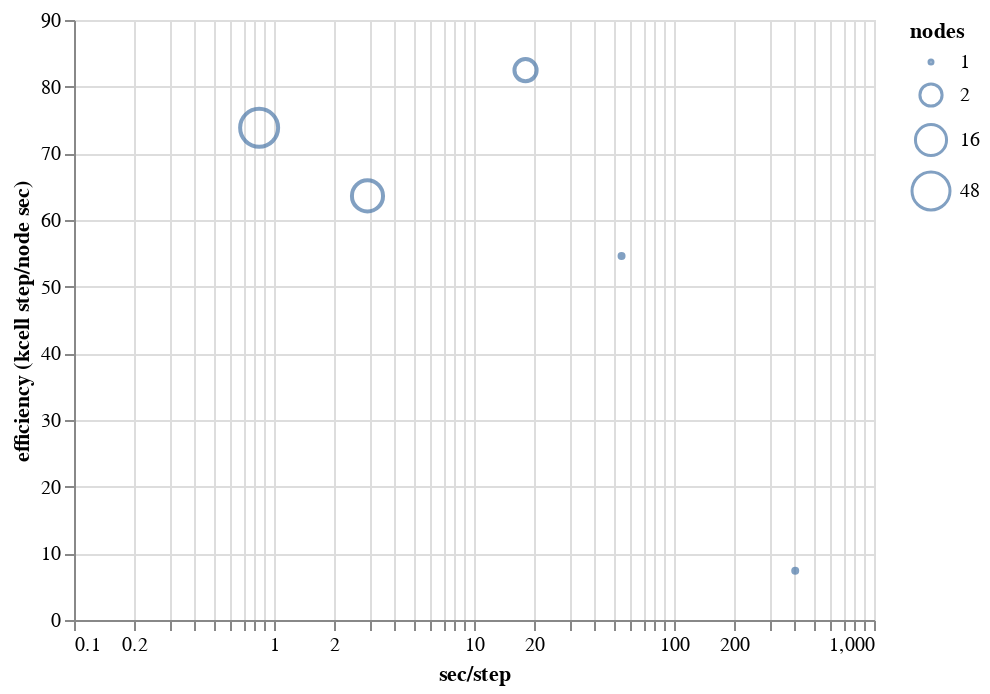

Notebook code for this chart:
### Code cell
alt.Chart(geosmpm).mark_point().encode(
    alt.X("sec/step", scale=alt.Scale(type='log')),
    alt.Y("efficiency (kcell step/node sec)"),
    alt.Size("nodes:O"),
    alt.Tooltip(["processes", "sec/step", "efficiency (kcell step/node sec)", "cells/process"]))

### Figure 1 — Vega-Lite specification as saved in the notebook (floating-point values rounded to 4 significant figures)
{"config": {"view": {"continuousWidth": 400, "continuousHeight": 300}}, "data": {"name": "data-0ffad99665e3f4769da4fcaf26a22ea2"}, "mark": "point", "encoding": {"size": {"type": "ordinal", "field": "nodes"}, "tooltip": [{"type": "quantitative", "field": "processes"}, {"type": "quantitative", "field": "sec/step"}, {"type": "quantitative", "field": "efficiency (kcell step/node sec)"}, {"type": "quantitative", "field": "cells/process"}], "x": {"type": "quantitative", "field": "sec/step", "scale": {"type": "log"}}, "y": {"type": "quantitative", "field": "efficiency (kcell step/node sec)"}}, "$schema": "https://vega.github.io/schema/vega-lite/v4.8.1.json", "datasets": {"data-0ffad99665e3f4769da4fcaf26a22ea2": [{"processes": 1728, "nodes": 48, "time": 28726, "steps": 34093, "cells": 2985984, "sec/step": 0.8426, "efficiency (kcell step/node sec)": 73.83, "cells/process": 1728.0}, {"processes": 512, "nodes": 16, "time": 86000, "steps": 29315, "cells": 2985984, "sec/step": 2.934, "efficiency (kcell step/node sec)": 63.61, "cells/process": 5832.0}, {"processes": 64, "nodes": 2, "time": 86000, "steps": 4751, "cells": 2985984, "sec/step": 18.1, "efficiency (kcell step/node sec)": 82.48, "cells/process": 46660.0}, {"processes": 8, "nodes": 1, "time": 86000, "steps": 1573, "cells": 2985984, "sec/step": 54.67, "efficiency (kcell step/node sec)": 54.62, "cells/process": 373200.0}, {"processes": 1, "nodes": 1, "time": 86000, "steps": 213, "cells": 2985984, "sec/step": 403.8, "efficiency (kcell step/node sec)": 7.396, "cells/process": 2986000.0}]}}
